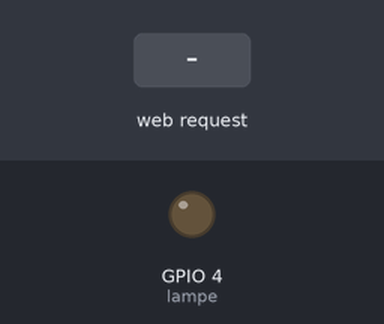
Simulated run of this sketch. Board: ESP8266 (NodeMCU). Shown: output pins drawn as LEDs (lit = HIGH). The inputs (shaded band) are chosen by the test bench. WiFi joins after 1.5 s; servers stay silent unless stated; what the sketch prints to the serial monitor is not drawn.

Above: at 2.7 s.
2.8 s: HTTP request GET /LED=ON received
At 3.5 s:
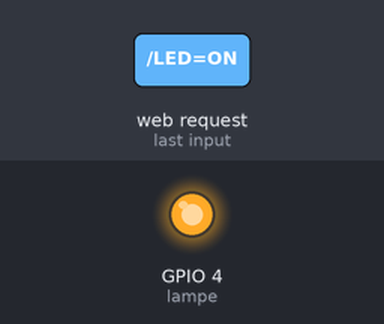
4.3 s: HTTP request GET /LED=OFF received
At 4.7 s:
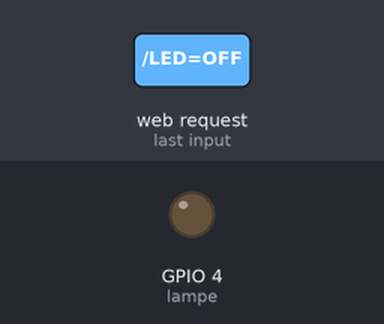
Timing chart, 0 to 7.3 s (numbered marks = the images above; inputs shaded):
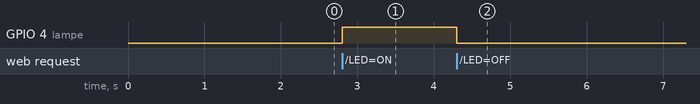

Measured:
- after the input at 2.8 s, GPIO 4 (lampe): LOW → HIGH at once
- after the input at 4.3 s, GPIO 4 (lampe): HIGH → LOW at once

The sketch:

esp_server.ino
```cpp
/*
 * Ce programme permet a un ESP8266,a partir d'un point d'acces,
 * de se connecter et de deployer un serveur.
 * Suite aux requetes des utilisateurs(a partir d'un smartphone ou PC, ...),
 * de faire un tache precis qui peut etre allumer ou eteindre une lampe
 */

 // Inclure la bibliotheque permetant d'utiliser la fonction WiFi de la carte
#include <ESP8266WiFi.h>

// Les references d'un point d'acces auquel la carte doit se connecter
const char* SSID = "NOM_DU_WIFI";
const char* PASSWORD = "MOT_DE_PASSE_DU_WIFI";

// On precise le port sur lequel le serveur sera deployer ici le port 80
WiFiServer server(80);

// notre lampe sur le pin GPIO 4
// correspond a D2 sur l'ESP8266
const int lampe = 4;

void setup() {
  // Lancer une communication serie (avec la machine) sur la frequence 115200
  Serial.begin(115200);
  // configuration du GPIO 4 comme sortie
  pinMode(lampe, OUTPUT);
  //Eteindre la lampe au depart
  digitalWrite(lampe, LOW);

  Serial.print("Connecting to ");
  Serial.println(SSID);
  // Lancer la recherche et la connexion au wifi
  WiFi.begin(SSID, PASSWORD);
  // patienter le temps que le wifi se connecte
  while (WiFi.status() != WL_CONNECTED) {
    delay(500);
    Serial.print(".");
  }
  // Afficher l'address IP local attribuer a l'ESP8266
  Serial.println("");
  Serial.println("WiFi connected at IP address:");
  Serial.println(WiFi.localIP());

  // Lancer le serveur
  server.begin();
}

// Main loop
void loop(){
  // voir l'etat du serveur
  WiFiClient client = server.available();

  // Ne rien faire si le serveur n'est pas en marche
  if (!client) {
     return;
  }

  // Attendre un client (une page qui est demandee ou un boutton qui est appuye)
  while(!client.available()){}

  // Recuperer la requete (La demande de l'appareil)
  String request = client.readStringUntil('\r');
  Serial.println(request);
  client.flush();

  int value = LOW; // Par defaut on suppose que la lampe est eteinte
  // Si dans sa requete on retouve /LED=ON alors on allume la lampe
  if (request.indexOf("/LED=ON") != -1)
  {
    digitalWrite(lampe, HIGH);
    value = HIGH;
  }
  // Si dans sa requete on retouve /LED=OFF alors on allume la lampe
  if (request.indexOf("/LED=OFF") != -1)
  {
    digitalWrite(lampe, LOW);
    value = LOW;
  }

  // Renvoyer la page au client (Afficher la page html dans le navigateur)
  client.println("HTTP/1.1 200 OK");
  client.println("Content-Type: text/html");
  client.println("");

  client.println("<!DOCTYPE HTML>");
  client.println("<html>");
  client.print("GPIO status: ");

  if(value == HIGH) {
    client.print("ON");
  } else {
    client.print("OFF");
  }

  client.println("<br><br>");
  client.println("Changer manuellement l'etat de la lampe");
  client.println("<br><br>");
  client.println("Turn <a href=\"/LED=ON\">ON</a><br>");
  client.println("Turn <a href=\"/LED=OFF\">OFF</a><br>");
  client.println("</html>");

  Serial.println("");

}
```
